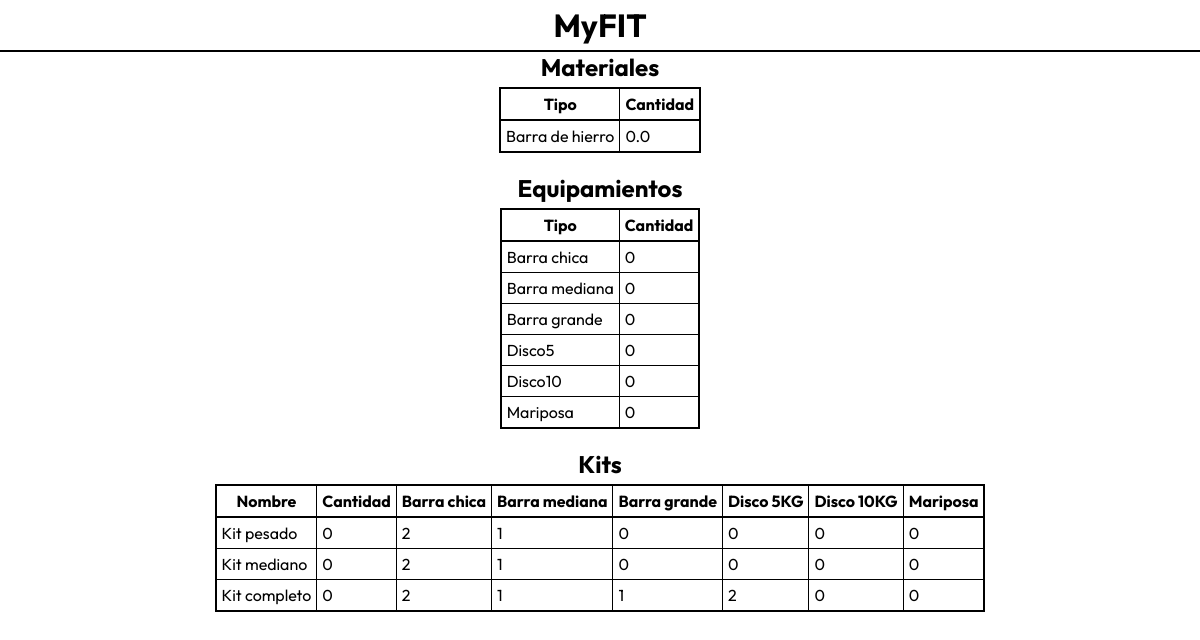
The page /verStock.php on the database its author committed.
### tables this page shows
CREATE TABLE materiales(
idMaterial INT AUTO_INCREMENT PRIMARY KEY,
nombreMaterial VARCHAR(45) NOT NULL,
cantidadMaterial FLOAT(8,1) NOT NULL
);

CREATE TABLE equipo(
idEquipo INT AUTO_INCREMENT PRIMARY KEY,
nombreEquipo VARCHAR(45) NOT NULL,
material INT,
longitudBarra float (5,2),

cantidadEquipo INT(6),

peso INT (3)
);

CREATE TABLE kits(
idKit INT AUTO_INCREMENT PRIMARY KEY,

nombreKit VARCHAR(45) NOT NULL,

cantidadKit INT,
equipo1 VARCHAR(45),

cantidad1 INT,

equipo2 VARCHAR(45),

cantidad2 INT,

equipo3 VARCHAR(45),

cantidad3 INT,

equipo4 VARCHAR(45),

cantidad4 INT,

equipo5 VARCHAR(45),

cantidad5 INT,

equipo6 VARCHAR(45),

cantidad6 INT

);

### verStock.php (the view, shortened to what this page needs)
<!DOCTYPE html>
<html lang="en">
<head>
    <link rel="stylesheet" href="styles.css">
</head>
<body>
    <header>
        <a href="index.php"><h1>MyFIT</h1></a>
    </header>
    <main>
        <div class="materiales">
            <h2 class="centrado">Materiales</h2>
            <table class="tabla">
                <thead>
                    <tr class="fondo-tabla">
                        <th>Tipo</th>
                        <th>Cantidad</th>
                    </tr>
                </thead>
                <tbody class="tabla">
                    <?php
                    include 'php/conexion.php';
                    $material = mysqli_query($conexion,"SELECT * FROM materiales WHERE idMaterial = 1");
                    $row1 = mysqli_fetch_assoc($material);
                    $cantidadMaterial = $row1['cantidadMaterial'];
                    $tipoMaterial = $row1['nombreMaterial'];
                    echo'
                    <tr>
                        <td>'.$tipoMaterial.'</td>
                        <td>'.$cantidadMaterial.'</td>
                    </tr>
                    ';
                ?>
                </tbody>
            </table>
        </div>
        <div class="equipamiento">
            <h2 class="centrado">Equipamientos</h2>
            <table class="tabla">
                <thead>
                    <tr class="fondo-tabla">
                        <th>Tipo</th>
                        <th>Cantidad</th>
                    </tr>
                </thead>
                <tbody class="tabla">
                <?php
                    $equipamiento = mysqli_query($conexion,"SELECT * FROM equipo");
                    while ($row2 = mysqli_fetch_assoc($equipamiento)){
                        $tipo = $row2['nombreEquipo'];
                        $cantidad = $row2['cantidadEquipo'];
                        echo'
                        <tr>
                            <td>'.$tipo.'</td>
                            <td>'.$cantidad.'</td>
                        </tr>
                        ';
                    }
                ?>
                </tbody>
            </table>
        </div>
        <div class="kits">
            <h2 class="centrado">Kits</h2>
            <table class="tabla">
                <thead>
                    <tr class="fondo-tabla">
                        <th>Nombre</th>
                        <th>Cantidad</th>
                        <th>Barra chica</th>
                        <th>Barra mediana</th>
                        <th>Barra grande</th>
                        <th>Disco 5KG</th>
                        <th>Disco 10KG</th>
                        <th>Mariposa</th>
                    </tr>
                </thead>
                <tbody class="tabla">
                <?php
                    $equipamiento = mysqli_query($conexion,"SELECT * FROM kits");
                    while ($row2 = mysqli_fetch_assoc($equipamiento)){
                        $nombre = $row2['nombreKit'];
                        $cantidad = $row2['cantidadKit'];
                        $cantidad1 = $row2['cantidad1'];
                        $cantidad2 = $row2['cantidad2'];
                        $cantidad3 = $row2['cantidad3'];
                        $cantidad4 = $row2['cantidad4'];
                        $cantidad5 = $row2['cantidad5'];
                        $cantidad6 = $row2['cantidad6'];
                        if($cantidad3 == NULL){
                            $cantidad3 = 0;
                        }
                        if($cantidad4 == NULL){
                            $cantidad4 = 0;
                        }
                        if($cantidad5 == NULL){
                            $cantidad5 = 0;
                        }
                        if($cantidad6 == NULL){
                            $cantidad6 = 0;
                        }
                        echo'
                        <tr>
                            <td>'.$nombre.'</td>
                            <td>'.$cantidad.'</td>
                            <td>'.$cantidad1.'</td>
                            <td>'.$cantidad2.'</td>
                            <td>'.$cantidad3.'</td>
                            <td>'.$cantidad4.'</td>
                            <td>'.$cantidad5.'</td>
                            <td>'.$cantidad6.'</td>
                        </tr>
                        ';
                    }
                ?>
                </tbody>
            </table>
        </div>
    </main>
</body>
</html>

### styles.css (style rules this page uses)
* { margin:0; padding:0; font-family: Outfit; }
.centrado { text-align: center; }
a { text-decoration: none; color:black; }
header { border-bottom: 2px solid black; text-align:center; padding-top: 5px; padding-bottom: 5px; }
.tabla td,th { border: 1px solid rgb(0, 0, 0); padding:5px; position:relative; }
.tabla { background-attachment: fixed; background-size:cover; border-radius: 10px; border: 2px solid black; border-collapse: collapse; background-color: inherit; margin-inline: auto; margin-bottom:20px; margin-top:5px; }

### rows shown on the page
materiales: nombreMaterial "Barra de hierro", cantidadMaterial "0.0"
equipo: nombreEquipo "Barra chica", cantidadEquipo "0"
equipo: nombreEquipo "Barra mediana", cantidadEquipo "0"
equipo: nombreEquipo "Barra grande", cantidadEquipo "0"
equipo: nombreEquipo "Disco5", cantidadEquipo "0"
equipo: nombreEquipo "Disco10", cantidadEquipo "0"
equipo: nombreEquipo "Mariposa", cantidadEquipo "0"
kits: nombreKit "Kit pesado", cantidadKit "0", cantidad1 "2", cantidad2 "1", cantidad3 "0", cantidad4 "0", cantidad5 "0", cantidad6 "0"
kits: nombreKit "Kit mediano", cantidadKit "0", cantidad1 "2", cantidad2 "1", cantidad3 "0", cantidad4 "0", cantidad5 "0", cantidad6 "0"
kits: nombreKit "Kit completo", cantidadKit "0", cantidad1 "2", cantidad2 "1", cantidad3 "1", cantidad4 "2", cantidad5 "0", cantidad6 "0"
